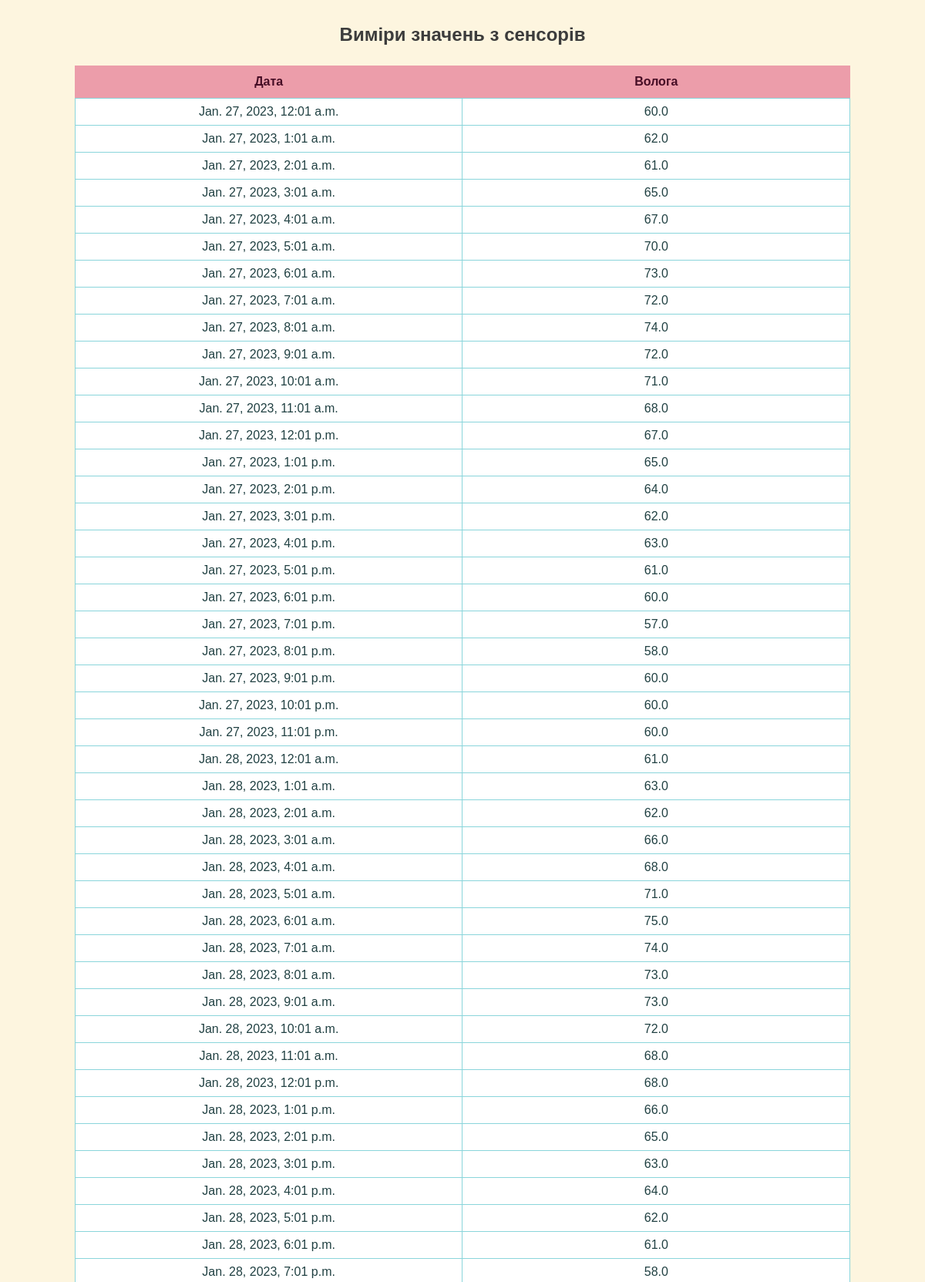
Screenshot of /measurements/ (upper part) with the database file from the repository.
### djangoapp/models.py (models this page shows)
class Humidity (models.Model):
    humidity = models.DecimalField(decimal_places=1, max_digits=6)
    dateTime = models.DateTimeField(auto_now_add=True)

### djangoapp/views.py (the view, shortened to what this page needs)
# urls.py: path('measurements/', MeasuresListView.as_view(),  name='measurements-list'),
class MeasuresListView(generic.ListView):
    model = Humidity
    context_object_name = 'measures'
    template_name = 'measurement_list.html'
    def get_context_data(self):
        context = super(MeasuresListView, self).get_context_data()
        try:
            context['humidity'] = Humidity.objects.all()
            context['pressure'] = Pressure.objects.all()
            context['temperature'] = Temperature.objects.all()
            return context
        except IOError:
            pass
        return context

### templates/measurement_list.html (shortened to what this page needs)
<!DOCTYPE html>
<html lang="en">
<head>
    {% load static %}
    <link href="{% static 'css/style.css' %}" rel="stylesheet">
</head>
<body>
<h1>Виміри значень з сенсорів</h1>
<table id="measur">
    <tr>
        <th>Дата</th>
        <th>Вологa</th>
    </tr>
    {% for measurement in humidity %}
    <tr>
        <td>{{measurement.dateTime}}</td>
        <td>{{measurement.humidity}}</td>
    </tr>
{% endfor %}
</table>
</body>
</html>

### static/css/style.css (style rules this page uses)
body { background-color: #FDF5DF; color:#204042; }
h1 { padding-top: 15px; padding-bottom: 10px; color:#3c3c3c; text-align: center; font-family: Verdana, Arial, sans-serif; font-size: x-large; }
#measur { font-family: Verdana, Arial, sans-serif; border-collapse: collapse; width: 85%; table-layout: fixed; margin-left: auto; margin-right: auto; background-color: #ffffff; text-align: center; }
#measur td, #measur th { padding: 8px; }
#measur td { border: 1px solid #8ad5db; }
#measur th { padding-top: 12px; padding-bottom: 12px; text-align: left; background-color: #ec9daa; color: #460d25; text-align: center; }

### rows the page displays
Humidity: dateTime "Jan. 27, 2023, 12:01 a.m.", humidity "60.0"
Humidity: dateTime "Jan. 27, 2023, 1:01 a.m.", humidity "62.0"
Humidity: dateTime "Jan. 27, 2023, 2:01 a.m.", humidity "61.0"
Humidity: dateTime "Jan. 27, 2023, 3:01 a.m.", humidity "65.0"
Humidity: dateTime "Jan. 27, 2023, 4:01 a.m.", humidity "67.0"
Humidity: dateTime "Jan. 27, 2023, 5:01 a.m.", humidity "70.0"
Humidity: dateTime "Jan. 27, 2023, 6:01 a.m.", humidity "73.0"
Humidity: dateTime "Jan. 27, 2023, 7:01 a.m.", humidity "72.0"
Humidity: dateTime "Jan. 27, 2023, 8:01 a.m.", humidity "74.0"
Humidity: dateTime "Jan. 27, 2023, 9:01 a.m.", humidity "72.0"
Humidity: dateTime "Jan. 27, 2023, 10:01 a.m.", humidity "71.0"
Humidity: dateTime "Jan. 27, 2023, 11:01 a.m.", humidity "68.0"
Humidity: dateTime "Jan. 27, 2023, 12:01 p.m.", humidity "67.0"
Humidity: dateTime "Jan. 27, 2023, 1:01 p.m.", humidity "65.0"
Humidity: dateTime "Jan. 27, 2023, 2:01 p.m.", humidity "64.0"
Humidity: dateTime "Jan. 27, 2023, 3:01 p.m.", humidity "62.0"
Humidity: dateTime "Jan. 27, 2023, 4:01 p.m.", humidity "63.0"
Humidity: dateTime "Jan. 27, 2023, 5:01 p.m.", humidity "61.0"
Humidity: dateTime "Jan. 27, 2023, 6:01 p.m.", humidity "60.0"
Humidity: dateTime "Jan. 27, 2023, 7:01 p.m.", humidity "57.0"
Humidity: dateTime "Jan. 27, 2023, 8:01 p.m.", humidity "58.0"
Humidity: dateTime "Jan. 27, 2023, 9:01 p.m.", humidity "60.0"
Humidity: dateTime "Jan. 27, 2023, 10:01 p.m.", humidity "60.0"
Humidity: dateTime "Jan. 27, 2023, 11:01 p.m.", humidity "60.0"
Humidity: dateTime "Jan. 28, 2023, 12:01 a.m.", humidity "61.0"
Humidity: dateTime "Jan. 28, 2023, 1:01 a.m.", humidity "63.0"
Humidity: dateTime "Jan. 28, 2023, 2:01 a.m.", humidity "62.0"
Humidity: dateTime "Jan. 28, 2023, 3:01 a.m.", humidity "66.0"
Humidity: dateTime "Jan. 28, 2023, 4:01 a.m.", humidity "68.0"
Humidity: dateTime "Jan. 28, 2023, 5:01 a.m.", humidity "71.0"
Humidity: dateTime "Jan. 28, 2023, 6:01 a.m.", humidity "75.0"
Humidity: dateTime "Jan. 28, 2023, 7:01 a.m.", humidity "74.0"
Humidity: dateTime "Jan. 28, 2023, 8:01 a.m.", humidity "73.0"
Humidity: dateTime "Jan. 28, 2023, 9:01 a.m.", humidity "73.0"
Humidity: dateTime "Jan. 28, 2023, 10:01 a.m.", humidity "72.0"
Humidity: dateTime "Jan. 28, 2023, 11:01 a.m.", humidity "68.0"
Humidity: dateTime "Jan. 28, 2023, 12:01 p.m.", humidity "68.0"
Humidity: dateTime "Jan. 28, 2023, 1:01 p.m.", humidity "66.0"
Humidity: dateTime "Jan. 28, 2023, 2:01 p.m.", humidity "65.0"
Humidity: dateTime "Jan. 28, 2023, 3:01 p.m.", humidity "63.0"
Humidity: dateTime "Jan. 28, 2023, 4:01 p.m.", humidity "64.0"
Humidity: dateTime "Jan. 28, 2023, 5:01 p.m.", humidity "62.0"
Humidity: dateTime "Jan. 28, 2023, 6:01 p.m.", humidity "61.0"
Humidity: dateTime "Jan. 28, 2023, 7:01 p.m.", humidity "58.0"
